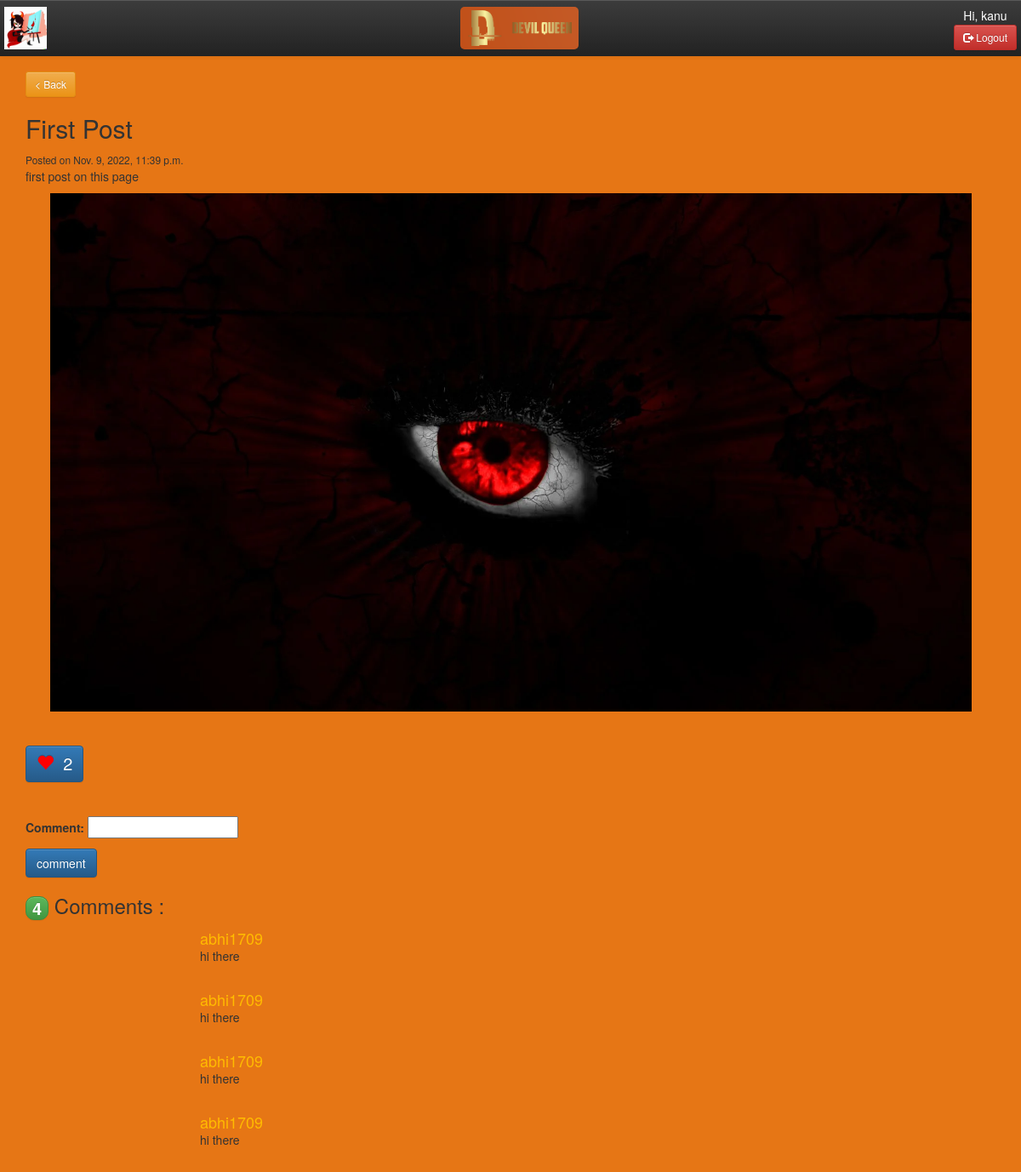
Page /2022/11/09/first-post/ (signed in) on the committed database.
### myApp/models.py (models this page shows, shortened)
class Post(models.Model):
	STATUS_CHOICE=(('draft','Draft'),('published','Published'),('deleted','Deleted'))
	title=models.CharField(max_length=200)
	slug=models.SlugField(max_length=50,unique_for_date="publish")
	body=models.TextField(null=True,blank=True)
	publish=models.DateTimeField(default=timezone.now)
	photo=models.ImageField(upload_to='static/postimg',default="")
	click_post=models.BooleanField(default=True)
	class Meta:
		ordering = ('-publish',)

class Comment(models.Model):
	user=models.ForeignKey(User,related_name='comments',on_delete=models.CASCADE,default="")
	post=models.ForeignKey(Post,related_name='comments',on_delete=models.CASCADE)
	comment=models.CharField(max_length=200,default="")
	created=models.DateTimeField(auto_now_add=True)
	updated=models.DateTimeField(auto_now=True)
	active=models.BooleanField(default=True)
	comment_post=models.BooleanField(default=True)
	class Meta:
		ordering=('-created',)

### myApp/views.py (the view, shortened to what this page needs)
# urls.py: re_path('(?P<year>\d{4})/(?P<month>\d{2})/(?P<day>\d{2})/(?P<send_slug>[-\w]+)/',post_detail_view,name='post_detail'),
@login_required
def post_detail_view(request,year,month,day,send_slug):
	post=get_object_or_404(Post,slug=send_slug,publish__year=year,publish__month=month,publish__day=day)
	user=request.user
	comments=post.comments.filter(active=True)
	form=CommentForm()
	likes=Like.objects.filter(post=post,liked=True)
	try:
		like=Like.objects.get(user=user,post=post)
	except:
		like=Like(user=user,post=post)
	like_f=LikeForm()
	d={'post':post,'form':form,'comments':comments,'like_f':like_f,'like':like,'likes':likes}
	return render(request,'myApp/post_detail.html',d)

### myApp/forms.py
class CommentForm(forms.ModelForm):
	class Meta:
		model=Comment
		fields=('comment','comment_post')
		widgets={'comment_post':forms.HiddenInput}

class LikeForm(forms.ModelForm):
	class Meta:
		model=Like
		fields=('liked',)
		widgets={'liked':forms.HiddenInput}

### templates/myApp/post_detail.html (shortened to what this page needs)
<!DOCTYPE html>
{%extends 'myApp/parent.html'%}
{%load static%}
	{%block content_block%}
	<div class="container">
		<br>
		<button onclick="history.back()" class="btn btn-warning btn-sm">< Back</button>
		<h2>{{post.title|title}}</h2>
		<small>Posted on {{post.publish}}</small>
		<p>{{post.body}}</p>
		<center>
			<img src="/{{post.photo}}" alt="N/A" id="post">
		</center>
		<br>
		<br>
		<div style="display: inline-block;">
			<form style="display: inline-block;" method="post">
				{%if like.liked%}
					<button type="submit" class="btn btn-primary" style="color:red; font-size: 20px;"><span class="glyphicon glyphicon-heart"></span>&nbsp;&nbsp;<span style="color:white;">{{likes.count}}</span></button>
				{%else%}
					<button type="submit" class="btn btn-primary" style="color:red; font-size: 20px;"><span class="glyphicon glyphicon-heart-empty"></span>&nbsp;&nbsp;<span style="color:white;">{{likes.count}}</span></button>
				{%endif%}
			</form>
		</div>
		<br>
		<br>
		<br>
		<form method='post'>
				{{form.as_p}}
				<input type="submit" class="btn btn-primary" value="comment">
		</form>
		{%with comments.count as comments_count%}
			<h3><span class="badge btn btn-success" style="font-size: 20px;">{{comments_count}}</span> Comment{{comments_count|pluralize}} : </h3>
		{%endwith%}
		{%if comments%}
			{%for c in comments%}
				<div class="col-sm-2 text-center"></div>
				<div class="col-sm-10">
					<h4 style="line-height: 2px; color: #ffbb00">{{c.user.username}}</h4>
					<p>{{c.comment}}</p>
					<br>
				</div>
			{%endfor%}
		{%endif%}
	</div>
	{%endblock%}

### templates/myApp/parent.html (shortened to what this page needs)
<!DOCTYPE html>
{%load static%}
<html>
<head>
	<link rel="stylesheet" href="https://cdn.jsdelivr.net/npm/bootstrap@3.3.7/dist/css/bootstrap.min.css">
	<link rel="stylesheet" href="https://cdn.jsdelivr.net/npm/bootstrap@3.3.7/dist/css/bootstrap-theme.min.css">
</head>
<body>
	<nav class="navbar-default navbar-fixed-top navbar-inverse">
		<div class="navbar-header">
			<img src="/static/images/logo.png" id="logo">
		</div>
		<div>
			<a href="/"><img src="/static/images/clogo.png" id="clogo"></a>
		</div>
		<div class="nav navbar-nav navbar-right" align="center">
			<h5 style="color: white; margin: 1px 1px 3px;">Hi, {{user.username}}</h5>
			<a href="/accounts/logout" class="btn btn-danger btn-sm"><span class="glyphicon glyphicon-log-out"></span> Logout</a>
		</div>
	</nav>
	<div class="content">
		{%block content_block%}
		{%endblock%}
	</div>
</body>
</html>

### templates/myApp/parent.html (style rules this page uses)
html,body { height: 100%; }
.navbar-default { position:fixed; display: flex; justify-content: space-between; top:0px; }
#logo { width: 50px; height: 50px; margin: 8px 5px; }
#clogo { width: 139px; height: 50px; margin: 8px 0px ; border-radius: 5px; }
.navbar-header { width: 100px; }
.navbar-right { margin-top: 10px; margin-right: 5px; }
#post { max-width: 95%; }
.content { margin-top: 64px; min-height: 100%; background-color: #e67615; }

### rows in the picture
Post: title "First Post", publish "Nov. 9, 2022, 11:39 p.m.", body "first post on this page", photo (picture)
Comment: user.username "abhi1709", comment "hi there"
Comment: user.username "abhi1709", comment "hi there"
Comment: user.username "abhi1709", comment "hi there"
Comment: user.username "abhi1709", comment "hi there"

### other values in the picture
{{ user.username }} "kanu"
{{ likes.count }} "2"
{{ comments_count }} "4"
